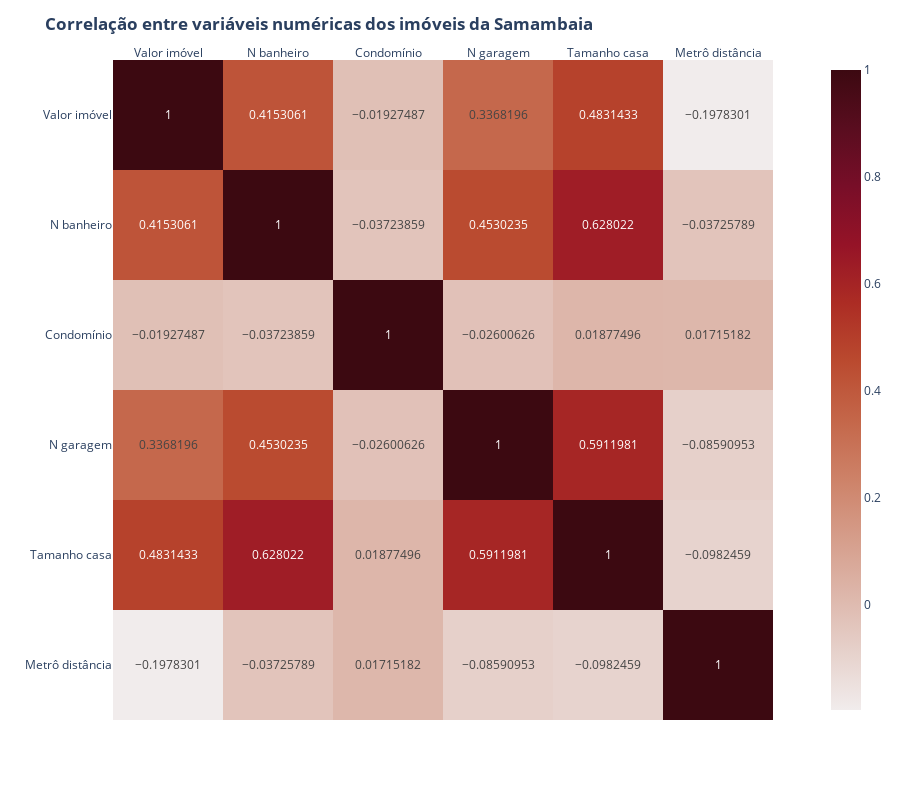

Here is the notebook cell this chart was saved with:
### Markdown cell above
#### Explore correlations

We've seen some graphs but they're not a satisfatory explanation of house (or appartment) price changes. Also, we cannot trust only our assumptions, we have to use science, look for other directions and see what data is showing us.

For that, We'll build a heatmap that shows the correlation among various numeric attributes. This is done by using a correlation matrix calculated but the pandas library. So, let's get started and see if we find something interesting:

### Code cell
corr = df_train.drop('zip_code', axis = 1).corr()
labels = ['Valor imóvel', 'N banheiro', 'Condomínio', 'N garagem', 'Tamanho casa', 'Metrô distância']
title = '<b>Correlação entre variáveis numéricas dos imóveis da Samambaia</b>'


fig = px.imshow(corr, width=900, height=800, 
                y = labels, x = labels, text_auto=True, color_continuous_scale=px.colors.sequential.amp)

# fig.update_traces()
fig.update_layout(
    title = title)

fig.update_xaxes(side="top")

fig.show()

### Figure 1 — Plotly figure (JSON) as saved in the notebook; plotly's stock layout.template omitted (floating-point values rounded to 4 significant figures)
{"data": [{"coloraxis": "coloraxis", "hovertemplate": "x: %{x}<br>y: %{y}<br>color: %{z}<extra></extra>", "name": "0", "texttemplate": "%{z}", "type": "heatmap", "x": ["Valor imóvel", "N banheiro", "Condomínio", "N garagem", "Tamanho casa", "Metrô distância"], "xaxis": "x", "y": ["Valor imóvel", "N banheiro", "Condomínio", "N garagem", "Tamanho casa", "Metrô distância"], "yaxis": "y", "z": [[1, 0.4153, -0.01927, 0.3368, 0.4831, -0.1978], [0.4153, 1, -0.03724, 0.453, 0.628, -0.03726], [-0.01927, -0.03724, 1, -0.02601, 0.01877, 0.01715], [0.3368, 0.453, -0.02601, 1, 0.5912, -0.08591], [0.4831, 0.628, 0.01877, 0.5912, 1, -0.09825], [-0.1978, -0.03726, 0.01715, -0.08591, -0.09825, 1]]}], "layout": {"coloraxis": {"colorscale": [[0, "rgb(241, 236, 236)"], [0.09091, "rgb(230, 209, 203)"], [0.1818, "rgb(221, 182, 170)"], [0.2727, "rgb(213, 156, 137)"], [0.3636, "rgb(205, 129, 103)"], [0.4545, "rgb(196, 102, 73)"], [0.5455, "rgb(186, 74, 47)"], [0.6364, "rgb(172, 44, 36)"], [0.7273, "rgb(149, 19, 39)"], [0.8182, "rgb(120, 14, 40)"], [0.9091, "rgb(89, 13, 31)"], [1, "rgb(60, 9, 17)"]]}, "height": 800, "margin": {"t": 60}, "title": {"text": "<b>Correlação entre variáveis numéricas dos imóveis da Samambaia</b>"}, "width": 900, "xaxis": {"anchor": "y", "constrain": "domain", "domain": [0, 1], "scaleanchor": "y", "side": "top"}, "yaxis": {"anchor": "x", "autorange": "reversed", "constrain": "domain", "domain": [0, 1]}}}
